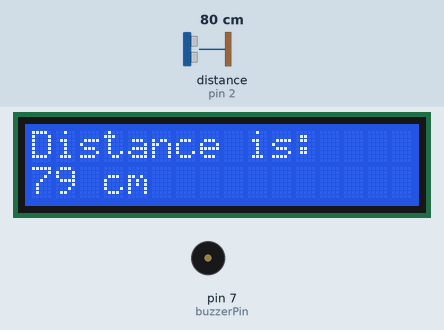
Simulated run of this sketch. Board: Arduino Uno, built with avr-gcc and run on an emulated ATmega328P. Shown: 16×2 character LCD, buzzer (waves = sounding). Wiring (inferred from the names in the program): ultrasonic range finder: trigger pin 3; echo pin 2. The inputs (shaded band) are chosen by the test bench; at power-on: distance to the obstacle (sensor on pin 2) 80 cm. The echo pulse lasts 58.3 µs per cm; what the sketch prints to the serial monitor is not drawn.

Above: at 0.2 s.
1.3 s: distance to the obstacle (sensor on pin 2) set to 93 cm
At 3.2 s:
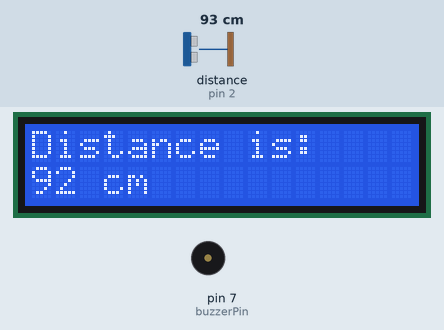
3.6 s: distance to the obstacle (sensor on pin 2) set to 2 cm
At 4.23 s:
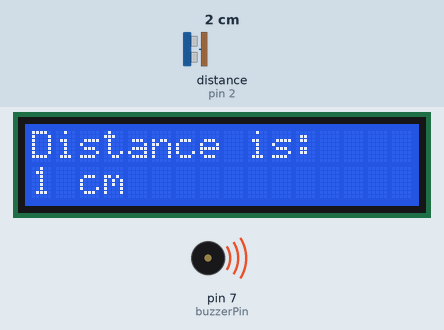
7.7 s: distance to the obstacle (sensor on pin 2) set to 4 cm
At 9.0 s:
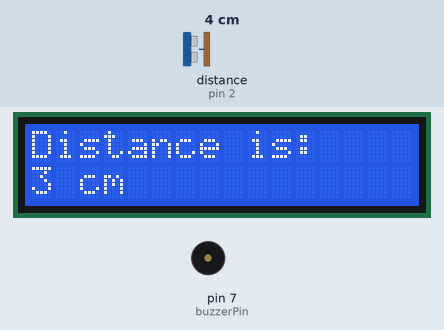
Timing chart, 0 to 15.8 s (numbered marks = the images above; inputs shaded):
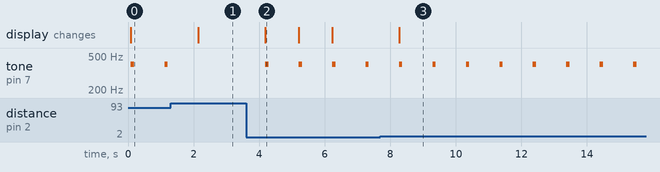

The sketch:

LCD.ino
```cpp
#include <LiquidCrystal_I2C.h> // Include the library for I2C LCD

// Initialize the LCD with I2C address and dimensions
LiquidCrystal_I2C lcd(0x27, 16, 2); // Change 0x27 to your detected I2C address if needed

#define echoPin 2 // Echo pin of the ultrasonic sensor connected to D2
#define trigPin 3 // Trigger pin of the ultrasonic sensor connected to D3
#define buzzerPin 7 // Buzzer pin connected to D7

long duration; // Variable to store duration of pulse from ultrasonic sensor
int distance;  // Variable to store calculated distance

void setup() {
  lcd.begin(); // Initialize the LCD
  lcd.backlight(); // Turn on the backlight of the LCD

  pinMode(trigPin, OUTPUT); // Set the trigPin as an OUTPUT
  pinMode(echoPin, INPUT);  // Set the echoPin as an INPUT
  pinMode(buzzerPin, OUTPUT); // Set the buzzerPin as an OUTPUT

  Serial.begin(9600); // Start serial communication at 9600 baud rate
  Serial.println("Distance measurement:");
}

void loop() {
  // Clear the trigPin by setting it LOW
  digitalWrite(trigPin, LOW);
  delayMicroseconds(2);

  // Send a 10-microsecond pulse to trigPin
  digitalWrite(trigPin, HIGH);
  delayMicroseconds(10);
  digitalWrite(trigPin, LOW);

  // Read the duration of the pulse on echoPin
  duration = pulseIn(echoPin, HIGH);

  // Calculate the distance (duration in microseconds divided by two and multiplied by the speed of sound in cm/us)
  distance = duration * 0.0344 / 2;

  // Print the distance to the serial monitor
  Serial.print("Distance: ");
  Serial.print(distance);
  Serial.println(" cm");

  // Display the distance on the LCD
  lcd.clear();
  lcd.setCursor(0, 0);
  lcd.print("Distance is:");
  lcd.setCursor(0, 1);
  lcd.print(distance);
  lcd.print(" cm");

  // Check distance range and control buzzer
  if (distance < 90 || distance > 300) { // Distance range threshold
    tone(buzzerPin, 400, 100); // Turn on buzzer with frequency 400Hz for 100ms
  } else {
    noTone(buzzerPin); // Turn off buzzer
  }

  delay(1000); // Wait for 1 second before the next measurement
}
```

Measured:
- the behaviour switches between 90 and 91 cm on distance to the obstacle (sensor on pin 2) (found by bisection; images 0 and 1)
- after the input at 1.3 s, tone on pin 7 (buzzerPin): stops changing and stays silent; the display: changes after 0.84 s (image 1)
- after the input at 3.6 s, tone on pin 7 (buzzerPin): alternates 400 Hz for 0.10 s and silent for 0.92 s, starting after 0.59 s; the display: changes after 0.59 s (image 2)
- after the input at 7.7 s, the display: changes after 0.57 s (image 3)
- by itself, tone on pin 7 (buzzerPin): alternates 400 Hz for 0.10 s and silent for 0.93 s
- what the display in image 2 shows lasts 1.0 s, from 4.2 s to 5.2 s
